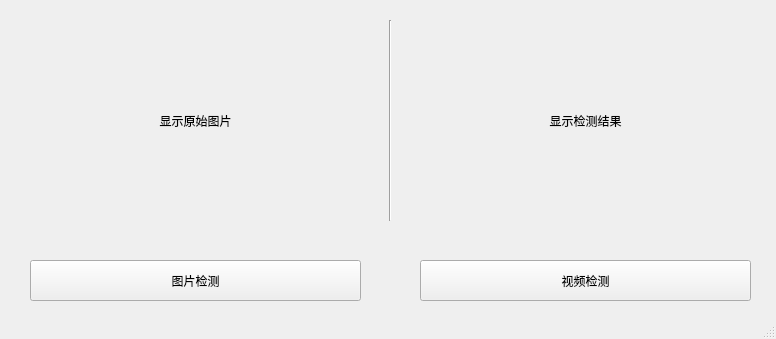
<?xml version="1.0" encoding="UTF-8"?>
<ui version="4.0">
 <class>MainWindow</class>
 <widget class="QMainWindow" name="MainWindow">
  <property name="geometry">
   <rect>
    <x>0</x>
    <y>0</y>
    <width>776</width>
    <height>339</height>
   </rect>
  </property>
  <property name="windowTitle">
   <string>MainWindow</string>
  </property>
  <widget class="QWidget" name="centralwidget">
   <widget class="QLabel" name="input">
    <property name="geometry">
     <rect>
      <x>30</x>
      <y>20</y>
      <width>331</width>
      <height>201</height>
     </rect>
    </property>
    <property name="text">
     <string>显示原始图片</string>
    </property>
    <property name="scaledContents">
     <bool>true</bool>
    </property>
    <property name="alignment">
     <set>Qt::AlignCenter</set>
    </property>
   </widget>
   <widget class="QLabel" name="output">
    <property name="geometry">
     <rect>
      <x>420</x>
      <y>20</y>
      <width>331</width>
      <height>201</height>
     </rect>
    </property>
    <property name="text">
     <string>显示检测结果</string>
    </property>
    <property name="scaledContents">
     <bool>true</bool>
    </property>
    <property name="alignment">
     <set>Qt::AlignCenter</set>
    </property>
   </widget>
   <widget class="Line" name="line">
    <property name="geometry">
     <rect>
      <x>360</x>
      <y>20</y>
      <width>61</width>
      <height>201</height>
     </rect>
    </property>
    <property name="orientation">
     <enum>Qt::Vertical</enum>
    </property>
   </widget>
   <widget class="QPushButton" name="det_image">
    <property name="geometry">
     <rect>
      <x>30</x>
      <y>260</y>
      <width>331</width>
      <height>41</height>
     </rect>
    </property>
    <property name="text">
     <string>图片检测</string>
    </property>
   </widget>
   <widget class="QPushButton" name="det_video">
    <property name="geometry">
     <rect>
      <x>420</x>
      <y>260</y>
      <width>331</width>
      <height>41</height>
     </rect>
    </property>
    <property name="text">
     <string>视频检测</string>
    </property>
   </widget>
  </widget>
  <widget class="QStatusBar" name="statusbar"/>
 </widget>
 <resources/>
 <connections/>
</ui>
